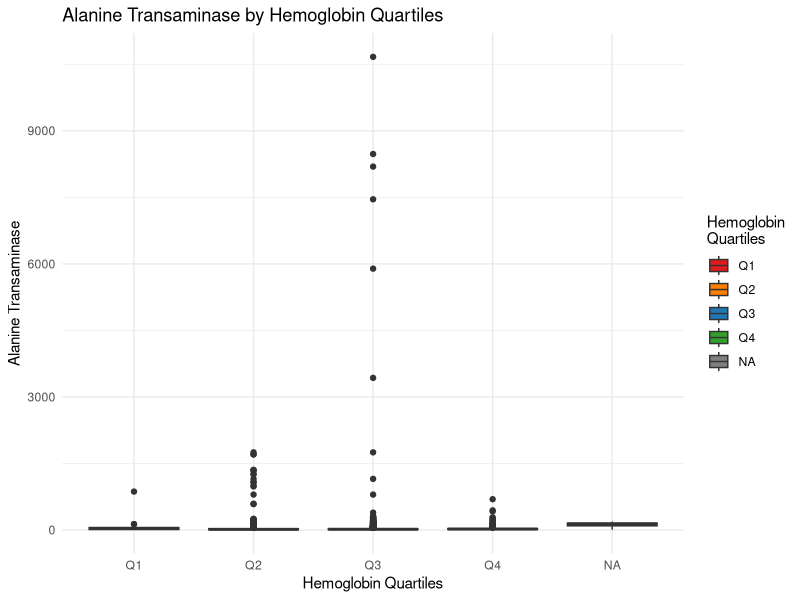
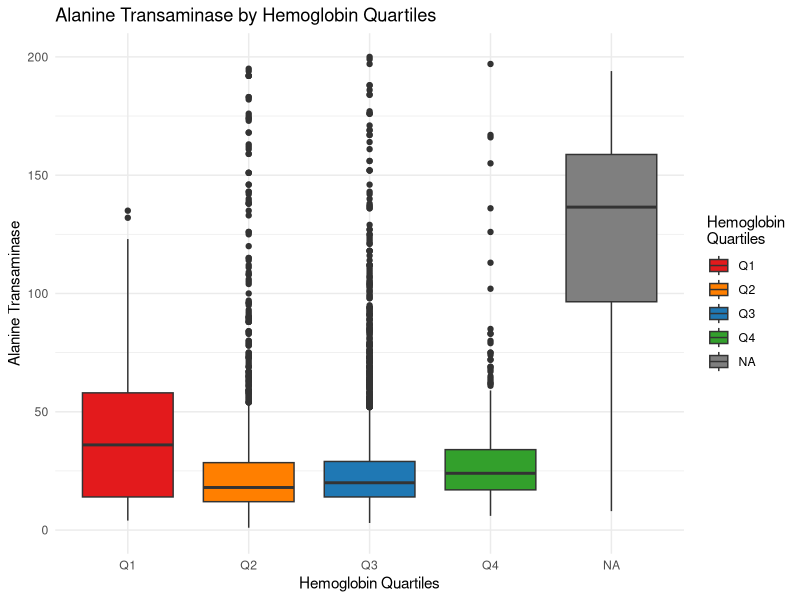
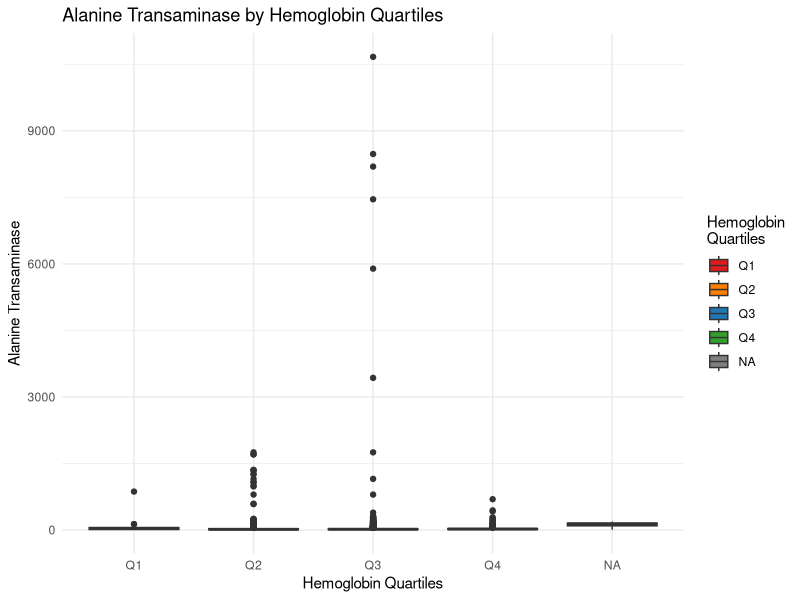

R code for these plots, in order: (Note: this script raises an error after producing the figures.)
#----Script Header-------------------------------------------------------------####
# Date: 10.09.2025
# Author: Data_drama_queens
# Filename: creating-plots
# Description: Script for creating plots.
#              We were given 5 questions, and asked to select one question each.
#              We have answered the following questions:
#                 - According to the data, was there a difference of alanine transaminase between quartiles of the hemoglobin level?
#                 - Does the remission depend on chloride?
#                 - Is there an association between calcium and total bilirubin?
# Project: RMED901A_Exam_Assignment
#-------------------------------------------------------------------------------###

# Read the data ----
library(here)
library(ggplot2)
library(tidyverse)

patient_data <- read_delim(
  here("data", "data-for-analysis", "20250908-tidy-joined-exam-data.txt"),
  delim = "\t"
)


# According to the data, was there a difference of alanine transaminase between quartiles of the hemoglobin level? ----
# Hemoglobin quartiles - statistical analysis

# Plot of Hemoglobin quartiles vs Alanine Transaminase
hgb_alt_plot <- ggplot(patient_data, aes(x = hgb_quartiles, y = alt, fill = hgb_quartiles)) +
  geom_boxplot() + # Creates box plots
  scale_fill_manual(
    values = c("#E31A1C", "#FF7F00", "#1F78B4", "#33A02C"), # Custom colors for each quartile
    name = "Hemoglobin\nQuartiles"
  ) + # Legend title
  labs(
    title = "Alanine Transaminase by Hemoglobin Quartiles", # Main title
    x = "Hemoglobin Quartiles", # X-axis label
    y = "Alanine Transaminase"
  ) + # Y-axis label
  theme_minimal()

hgb_alt_plot

# Save plot
filename_correlation_plot <- here("figures", "20250910-hgb-alt-plot.tiff")
ggsave(filename_correlation_plot, plot = hgb_alt_plot, width = 7, height = 7, dpi = 300)


hgb_alt_plot_without_outliers <- ggplot(patient_data, aes(x = hgb_quartiles, y = alt, fill = hgb_quartiles)) +
  geom_boxplot() + # Creates box plots
  scale_fill_manual(
    values = c("#E31A1C", "#FF7F00", "#1F78B4", "#33A02C"), # Custom colors for each quartile
    name = "Hemoglobin\nQuartiles"
  ) + # Legend title
  labs(
    title = "Alanine Transaminase by Hemoglobin Quartiles", # Main title
    x = "Hemoglobin Quartiles", # X-axis label
    y = "Alanine Transaminase"
  ) + # Y-axis label
  theme_minimal() +
  scale_y_continuous(limits = c(0, 200))

hgb_alt_plot_without_outliers

# ANOVA test
hgb_alt_aov <- patient_data %>%
  aov(alt ~ hgb_quartiles, data = .) %>% # Performs one-way ANOVA
  broom::tidy() # Converts results to clean data frame

# View the ANOVA results
hbg_alt_aov

# Save plot
filename_correlation_plot <- here("figures", "20250910-hgb-alt-plot-without-outliers.tiff")
ggsave(filename_correlation_plot, plot = hgb_alt_plot_without_outliers, width = 7, height = 7, dpi = 300)


# Statistical test to investigate if the remission is depended on chloride ----

## Count the number of patients in each category of remission
patient_data %>%
  group_by(remission) %>%
  count()

## Boxplot to visualize chloride levels by remission status.
remission_chloride_plot <- ggplot(patient_data, aes(remission, chloride, color = remission)) +
  geom_boxplot() +
  theme_minimal() +
  theme(
    legend.position = "none"
  ) +
  labs(
    title = "Chloride level by Remission Status",
    x = "Chloride level",
    y = "Remission status"
  ) +
  theme(
    axis.title.x = element_text(face = "bold", size = 9),
    axis.title.y = element_text(face = "bold", size = 9),
    plot.title = element_text(hjust = 0.5, size = 12)
  ) +
  scale_color_manual(values = c("No" = "#fe6d01", "Yes" = "#40b0bf"))

remission_chloride_plot

# Save plot
filename_correlation_plot <- here("figures", "20250910-remission-chloride.tiff")
ggsave(filename_correlation_plot, plot = remission_chloride_plot, width = 7, height = 7, dpi = 300)


# T-test to test difference in mean chloride levels by remission status
t_test_results <- patient_data %>%
  t.test(chloride ~ remission, data = .) %>%
  broom::tidy()

t_test_results
# We have used an unpaired t-test for statistical analysis because we are
# interested in comparing the mean of chloride level between those with and
# without remission.

# The 2808 patients with remission compared to the 2359 patients
# without remission showed significant difference in chloride levels (t = -0.377, p = 0.000113)



# Association between calcium and total bilirubin----
# Plot the data first
cal_tbil_plot <- patient_data %>%
  ggplot(aes(x = tbil, y = cal)) +
  geom_point() +
  geom_smooth(method = "lm") +
  xlab("Total Bilirubin") + # change x axis label
  ylab("Calcium") + # y axis labels
  labs(title = "Association between calcium and total bilirubin") +
  theme_minimal() + # use the minimal theme
  theme(
    panel.grid.major = element_blank(), # remove major grid
    panel.grid.minor = element_blank(), # remove minor grid
    axis.line = element_line(colour = "grey", linewidth = 0.5), # include x and y axis
    axis.ticks = element_line(colour = "grey", linewidth = 0.5), # include tick marks
    plot.title = element_text(size = 16, face = "bold"), # change title font
    axis.title = element_text(size = 14), # change axis title size
    axis.text.x = element_text(size = 12), # change x-axis text size
    axis.text.y = element_text(size = 12) # change y-axis text size
  )

cal_tbil_plot

# Save plot
filename_correlation_plot <- here("figures", "20250910-cal-tbil.tiff")
ggsave(filename_correlation_plot, plot = cal_tbil_plot, width = 7, height = 7, dpi = 300)


# From the plot we see that the data is not well captured by a linear relationships.
# Most points are located at low levels of total bilirubin, while a few points are located to the right.
# If the analyse was to be used in a "real" analysis, we should consider measures to improve the
# association evaluation.

# However, a linear regression analysis for the association between calcium and total bilirubin is
# considered to be sufficient in this project.
cal_tbil_lm <- patient_data %>%
  lm(cal ~ tbil, data = .) %>%
  broom::tidy()

# View the regression results
cal_tbil_lm

# The linear regression indicates that there is an association between calcium and total bilirubin.
# The estimated coefficient is -0.09, with a p-value of 1.8e-104.
